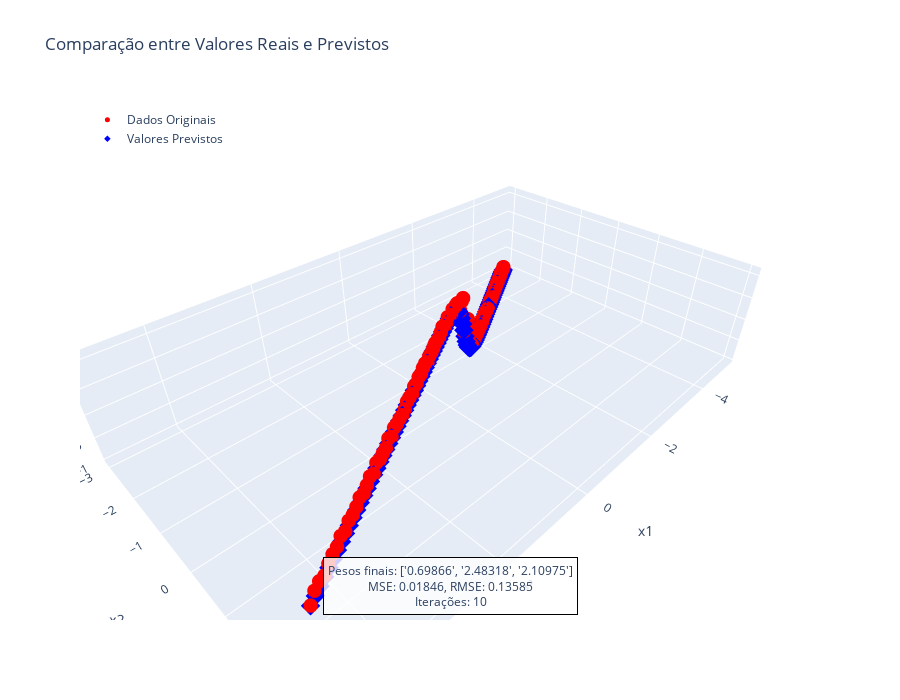

Here is the notebook cell this chart was saved with:
### Markdown cell above
## Resultados

### Code cell
# Criar figura 3D
fig = go.Figure()

# Adicionar pontos originais
fig.add_trace(go.Scatter3d(
    x=x1_data,
    y=x2_data,
    z=y,
    mode='markers',
    marker=dict(
        size=5,
        color='red',
        symbol='circle'
    ),
    name='Dados Originais'
))

# Adicionar pontos previstos
fig.add_trace(go.Scatter3d(
    x=x1_data,
    y=x2_data,
    z=y_hat,
    mode='markers',
    marker=dict(
        size=5,
        color='blue',
        symbol='diamond'
    ),
    name='Valores Previstos'
))

# Adicionar linhas verticais conectando pontos originais e previsões
for i in range(len(x1_data)):
    fig.add_trace(go.Scatter3d(
        x=[x1_data[i], x1_data[i]],
        y=[x2_data[i], x2_data[i]],
        z=[y[i], y_hat[i]],
        mode='lines',
        line=dict(color='green', width=2),
        showlegend=False
    ))

# Configurar layout
fig.update_layout(
    title='Comparação entre Valores Reais e Previstos',
    scene=dict(
        xaxis_title='x1',
        yaxis_title='x2',
        zaxis_title='y',
        aspectmode='data'
    ),
    width=900,
    height=700,
    legend=dict(
        yanchor="top",
        y=0.99,
        xanchor="left",
        x=0.01,
        bgcolor="rgba(255,255,255,0.8)"
    )
)

pesos_info = (f"Pesos finais: {[f'{w:.5f}' for w in final_weights_denorm]}<br>"
              f"MSE: {mse_final:.5f}, RMSE: {rmse_final:.5f}<br>"
              f"Iterações: {n_iters}")

fig.add_annotation(
    x=0.5, y=0.01,
    xref="paper", yref="paper",
    text=pesos_info,
    showarrow=False,
    font=dict(size=12),
    bgcolor="rgba(255, 255, 255, 0.8)",
    bordercolor="black",
    borderwidth=1,
    borderpad=4
)

fig.show()

### Figure 1 — Plotly figure (JSON) as saved in the notebook; plotly's stock layout.template omitted (floating-point values rounded to 4 significant figures)
{"data": [{"marker": {"color": "red", "size": 5, "symbol": "circle"}, "mode": "markers", "name": "Dados Originais", "type": "scatter3d", "x": [-5.0, -4.899, -4.798, -4.697, -4.596, -4.495, -4.394, -4.293, -4.192, -4.091, -3.99, -3.889, -3.788, -3.687, -3.586, -3.485, -3.384, -3.283, -3.182, -3.081, -2.98, -2.879, -2.778, -2.677, -2.576, -2.475, -2.374, -2.273, -2.172, -2.071, -1.97, -1.869, -1.768, -1.667, -1.566, -1.465, -1.364, -1.263, -1.162, -1.061, -0.9596, -0.8586, -0.7576, -0.6566, -0.5556, -0.4545, -0.3535, -0.2525, -0.1515, -0.05051, 0.05051, 0.1515, 0.2525, 0.3535, 0.4545, 0.5556, 0.6566, 0.7576, 0.8586, 0.9596, 1.061, 1.162, 1.263, 1.364, 1.465, 1.566, 1.667, 1.768, 1.869, 1.97, 2.071, 2.172, 2.273, 2.374, 2.475, 2.576, 2.677, 2.778, 2.879, 2.98, 3.081, 3.182, 3.283, 3.384, 3.485, 3.586, 3.687, 3.788, 3.889, 3.99, 4.091, 4.192, 4.293, 4.394, 4.495, 4.596, 4.697, 4.798, 4.899, 5.0], "y": [-3.0, -2.939, -2.879, -2.818, -2.758, -2.697, -2.636, -2.576, -2.515, -2.455, -2.394, -2.333, -2.273, -2.212, -2.152, -2.091, -2.03, -1.97, -1.909, -1.848, -1.788, -1.727, -1.667, -1.606, -1.545, -1.485, -1.424, -1.364, -1.303, -1.242, -1.182, -1.121, -1.061, -1.0, -0.9394, -0.8788, -0.8182, -0.7576, -0.697, -0.6364, -0.5758, -0.5152, -0.4545, -0.3939, -0.3333, -0.2727, -0.2121, -0.1515, -0.09091, -0.0303, 0.0303, 0.09091, 0.1515, 0.2121, 0.2727, 0.3333, 0.3939, 0.4545, 0.5152, 0.5758, 0.6364, 0.697, 0.7576, 0.8182, 0.8788, 0.9394, 1.0, 1.061, 1.121, 1.182, 1.242, 1.303, 1.364, 1.424, 1.485, 1.545, 1.606, 1.667, 1.727, 1.788, 1.848, 1.909, 1.97, 2.03, 2.091, 2.152, 2.212, 2.273, 2.333, 2.394, 2.455, 2.515, 2.576, 2.636, 2.697, 2.758, 2.818, 2.879, 2.939, 3.0], "z": [-0.9172, -0.9397, -0.9182, -0.9044, -0.935, -0.9372, -0.9353, -0.9938, -0.9062, -0.9101, -0.9305, -0.9689, -0.9656, -0.9924, -0.948, -0.9391, -0.9272, -0.9999, -0.9828, -0.9535, -0.9632, -0.9045, -0.9059, -0.9021, -0.9781, -0.9804, -0.9386, -0.9252, -0.9112, -0.9141, -0.8813, -0.9044, -0.9501, -0.8808, -0.8347, -0.3249, -0.449, 0.0536, 0.03375, 0.09858, -0.01367, 0.8014, 0.7966, 0.6586, 0.8913, 0.9553, 0.9745, 0.9909, 1.033, 0.9821, 1.02, 1.076, 1.021, 1.001, 1.098, 1.06, 1.023, 1.044, 1.073, 1.056, 1.044, 1.06, 1.018, 1.081, 1.082, 1.049, 1.076, 1.04, 1.073, 1.015, 1.051, 1.067, 1.015, 1.006, 1.034, 1.045, 1.076, 1.013, 1.09, 1.022, 1.038, 1.042, 1.097, 1.018, 1.088, 1.055, 1.032, 1.09, 1.054, 1.046, 1.081, 1.036, 1.097, 1.056, 1.077, 1.068, 1.021, 1.083, 1.087, 1.004]}, {"marker": {"color": "blue", "size": 5, "symbol": "diamond"}, "mode": "markers", "name": "Valores Previstos", "type": "scatter3d", "x": [-5.0, -4.899, -4.798, -4.697, -4.596, -4.495, -4.394, -4.293, -4.192, -4.091, -3.99, -3.889, -3.788, -3.687, -3.586, -3.485, -3.384, -3.283, -3.182, -3.081, -2.98, -2.879, -2.778, -2.677, -2.576, -2.475, -2.374, -2.273, -2.172, -2.071, -1.97, -1.869, -1.768, -1.667, -1.566, -1.465, -1.364, -1.263, -1.162, -1.061, -0.9596, -0.8586, -0.7576, -0.6566, -0.5556, -0.4545, -0.3535, -0.2525, -0.1515, -0.05051, 0.05051, 0.1515, 0.2525, 0.3535, 0.4545, 0.5556, 0.6566, 0.7576, 0.8586, 0.9596, 1.061, 1.162, 1.263, 1.364, 1.465, 1.566, 1.667, 1.768, 1.869, 1.97, 2.071, 2.172, 2.273, 2.374, 2.475, 2.576, 2.677, 2.778, 2.879, 2.98, 3.081, 3.182, 3.283, 3.384, 3.485, 3.586, 3.687, 3.788, 3.889, 3.99, 4.091, 4.192, 4.293, 4.394, 4.495, 4.596, 4.697, 4.798, 4.899, 5.0], "y": [-3.0, -2.939, -2.879, -2.818, -2.758, -2.697, -2.636, -2.576, -2.515, -2.455, -2.394, -2.333, -2.273, -2.212, -2.152, -2.091, -2.03, -1.97, -1.909, -1.848, -1.788, -1.727, -1.667, -1.606, -1.545, -1.485, -1.424, -1.364, -1.303, -1.242, -1.182, -1.121, -1.061, -1.0, -0.9394, -0.8788, -0.8182, -0.7576, -0.697, -0.6364, -0.5758, -0.5152, -0.4545, -0.3939, -0.3333, -0.2727, -0.2121, -0.1515, -0.09091, -0.0303, 0.0303, 0.09091, 0.1515, 0.2121, 0.2727, 0.3333, 0.3939, 0.4545, 0.5152, 0.5758, 0.6364, 0.697, 0.7576, 0.8182, 0.8788, 0.9394, 1.0, 1.061, 1.121, 1.182, 1.242, 1.303, 1.364, 1.424, 1.485, 1.545, 1.606, 1.667, 1.727, 1.788, 1.848, 1.909, 1.97, 2.03, 2.091, 2.152, 2.212, 2.273, 2.333, 2.394, 2.455, 2.515, 2.576, 2.636, 2.697, 2.758, 2.818, 2.879, 2.939, 3.0], "z": [-1.0, -1.0, -1.0, -1.0, -1.0, -1.0, -1.0, -1.0, -1.0, -1.0, -1.0, -1.0, -1.0, -1.0, -1.0, -1.0, -0.9999, -0.9999, -0.9999, -0.9998, -0.9997, -0.9995, -0.9993, -0.9989, -0.9983, -0.9973, -0.9958, -0.9935, -0.9899, -0.9844, -0.9758, -0.9626, -0.9424, -0.9118, -0.866, -0.799, -0.7037, -0.5741, -0.4074, -0.2084, 0.009609, 0.2267, 0.4233, 0.5868, 0.7133, 0.8058, 0.8707, 0.9149, 0.9445, 0.964, 0.9767, 0.985, 0.9903, 0.9938, 0.996, 0.9974, 0.9983, 0.9989, 0.9993, 0.9996, 0.9997, 0.9998, 0.9999, 0.9999, 1.0, 1.0, 1.0, 1.0, 1.0, 1.0, 1.0, 1.0, 1.0, 1.0, 1.0, 1.0, 1.0, 1.0, 1.0, 1.0, 1.0, 1.0, 1.0, 1.0, 1.0, 1.0, 1.0, 1.0, 1.0, 1.0, 1.0, 1.0, 1.0, 1.0, 1.0, 1.0, 1.0, 1.0, 1.0, 1.0]}, {"line": {"color": "green", "width": 2}, "mode": "lines", "showlegend": false, "type": "scatter3d", "x": [-5, -5], "y": [-3, -3], "z": [-0.9172, -1.0]}, {"line": {"color": "green", "width": 2}, "mode": "lines", "showlegend": false, "type": "scatter3d", "x": [-4.899, -4.899], "y": [-2.939, -2.939], "z": [-0.9397, -1.0]}, {"line": {"color": "green", "width": 2}, "mode": "lines", "showlegend": false, "type": "scatter3d", "x": [-4.798, -4.798], "y": [-2.879, -2.879], "z": [-0.9182, -1.0]}, {"line": {"color": "green", "width": 2}, "mode": "lines", "showlegend": false, "type": "scatter3d", "x": [-4.697, -4.697], "y": [-2.818, -2.818], "z": [-0.9044, -1.0]}, {"line": {"color": "green", "width": 2}, "mode": "lines", "showlegend": false, "type": "scatter3d", "x": [-4.596, -4.596], "y": [-2.758, -2.758], "z": [-0.935, -1.0]}, {"line": {"color": "green", "width": 2}, "mode": "lines", "showlegend": false, "type": "scatter3d", "x": [-4.495, -4.495], "y": [-2.697, -2.697], "z": [-0.9372, -1.0]}, {"line": {"color": "green", "width": 2}, "mode": "lines", "showlegend": false, "type": "scatter3d", "x": [-4.394, -4.394], "y": [-2.636, -2.636], "z": [-0.9353, -1.0]}, {"line": {"color": "green", "width": 2}, "mode": "lines", "showlegend": false, "type": "scatter3d", "x": [-4.293, -4.293], "y": [-2.576, -2.576], "z": [-0.9938, -1.0]}, {"line": {"color": "green", "width": 2}, "mode": "lines", "showlegend": false, "type": "scatter3d", "x": [-4.192, -4.192], "y": [-2.515, -2.515], "z": [-0.9062, -1.0]}, {"line": {"color": "green", "width": 2}, "mode": "lines", "showlegend": false, "type": "scatter3d", "x": [-4.091, -4.091], "y": [-2.455, -2.455], "z": [-0.9101, -1.0]}, {"line": {"color": "green", "width": 2}, "mode": "lines", "showlegend": false, "type": "scatter3d", "x": [-3.99, -3.99], "y": [-2.394, -2.394], "z": [-0.9305, -1.0]}, {"line": {"color": "green", "width": 2}, "mode": "lines", "showlegend": false, "type": "scatter3d", "x": [-3.889, -3.889], "y": [-2.333, -2.333], "z": [-0.9689, -1.0]}, {"line": {"color": "green", "width": 2}, "mode": "lines", "showlegend": false, "type": "scatter3d", "x": [-3.788, -3.788], "y": [-2.273, -2.273], "z": [-0.9656, -1.0]}, {"line": {"color": "green", "width": 2}, "mode": "lines", "showlegend": false, "type": "scatter3d", "x": [-3.687, -3.687], "y": [-2.212, -2.212], "z": [-0.9924, -1.0]}, {"line": {"color": "green", "width": 2}, "mode": "lines", "showlegend": false, "type": "scatter3d", "x": [-3.586, -3.586], "y": [-2.152, -2.152], "z": [-0.948, -1.0]}, {"line": {"color": "green", "width": 2}, "mode": "lines", "showlegend": false, "type": "scatter3d", "x": [-3.485, -3.485], "y": [-2.091, -2.091], "z": [-0.9391, -1.0]}, {"line": {"color": "green", "width": 2}, "mode": "lines", "showlegend": false, "type": "scatter3d", "x": [-3.384, -3.384], "y": [-2.03, -2.03], "z": [-0.9272, -0.9999]}, {"line": {"color": "green", "width": 2}, "mode": "lines", "showlegend": false, "type": "scatter3d", "x": [-3.283, -3.283], "y": [-1.97, -1.97], "z": [-0.9999, -0.9999]}, {"line": {"color": "green", "width": 2}, "mode": "lines", "showlegend": false, "type": "scatter3d", "x": [-3.182, -3.182], "y": [-1.909, -1.909], "z": [-0.9828, -0.9999]}, {"line": {"color": "green", "width": 2}, "mode": "lines", "showlegend": false, "type": "scatter3d", "x": [-3.081, -3.081], "y": [-1.848, -1.848], "z": [-0.9535, -0.9998]}, {"line": {"color": "green", "width": 2}, "mode": "lines", "showlegend": false, "type": "scatter3d", "x": [-2.98, -2.98], "y": [-1.788, -1.788], "z": [-0.9632, -0.9997]}, {"line": {"color": "green", "width": 2}, "mode": "lines", "showlegend": false, "type": "scatter3d", "x": [-2.879, -2.879], "y": [-1.727, -1.727], "z": [-0.9045, -0.9995]}, {"line": {"color": "green", "width": 2}, "mode": "lines", "showlegend": false, "type": "scatter3d", "x": [-2.778, -2.778], "y": [-1.667, -1.667], "z": [-0.9059, -0.9993]}, {"line": {"color": "green", "width": 2}, "mode": "lines", "showlegend": false, "type": "scatter3d", "x": [-2.677, -2.677], "y": [-1.606, -1.606], "z": [-0.9021, -0.9989]}, {"line": {"color": "green", "width": 2}, "mode": "lines", "showlegend": false, "type": "scatter3d", "x": [-2.576, -2.576], "y": [-1.545, -1.545], "z": [-0.9781, -0.9983]}, {"line": {"color": "green", "width": 2}, "mode": "lines", "showlegend": false, "type": "scatter3d", "x": [-2.475, -2.475], "y": [-1.485, -1.485], "z": [-0.9804, -0.9973]}, {"line": {"color": "green", "width": 2}, "mode": "lines", "showlegend": false, "type": "scatter3d", "x": [-2.374, -2.374], "y": [-1.424, -1.424], "z": [-0.9386, -0.9958]}, {"line": {"color": "green", "width": 2}, "mode": "lines", "showlegend": false, "type": "scatter3d", "x": [-2.273, -2.273], "y": [-1.364, -1.364], "z": [-0.9252, -0.9935]}, {"line": {"color": "green", "width": 2}, "mode": "lines", "showlegend": false, "type": "scatter3d", "x": [-2.172, -2.172], "y": [-1.303, -1.303], "z": [-0.9112, -0.9899]}, {"line": {"color": "green", "width": 2}, "mode": "lines", "showlegend": false, "type": "scatter3d", "x": [-2.071, -2.071], "y": [-1.242, -1.242], "z": [-0.9141, -0.9844]}, {"line": {"color": "green", "width": 2}, "mode": "lines", "showlegend": false, "type": "scatter3d", "x": [-1.97, -1.97], "y": [-1.182, -1.182], "z": [-0.8813, -0.9758]}, {"line": {"color": "green", "width": 2}, "mode": "lines", "showlegend": false, "type": "scatter3d", "x": [-1.869, -1.869], "y": [-1.121, -1.121], "z": [-0.9044, -0.9626]}, {"line": {"color": "green", "width": 2}, "mode": "lines", "showlegend": false, "type": "scatter3d", "x": [-1.768, -1.768], "y": [-1.061, -1.061], "z": [-0.9501, -0.9424]}, {"line": {"color": "green", "width": 2}, "mode": "lines", "showlegend": false, "type": "scatter3d", "x": [-1.667, -1.667], "y": [-1, -1], "z": [-0.8808, -0.9118]}, {"line": {"color": "green", "width": 2}, "mode": "lines", "showlegend": false, "type": "scatter3d", "x": [-1.566, -1.566], "y": [-0.9394, -0.9394], "z": [-0.8347, -0.866]}, {"line": {"color": "green", "width": 2}, "mode": "lines", "showlegend": false, "type": "scatter3d", "x": [-1.465, -1.465], "y": [-0.8788, -0.8788], "z": [-0.3249, -0.799]}, {"line": {"color": "green", "width": 2}, "mode": "lines", "showlegend": false, "type": "scatter3d", "x": [-1.364, -1.364], "y": [-0.8182, -0.8182], "z": [-0.449, -0.7037]}, {"line": {"color": "green", "width": 2}, "mode": "lines", "showlegend": false, "type": "scatter3d", "x": [-1.263, -1.263], "y": [-0.7576, -0.7576], "z": [0.0536, -0.5741]}, {"line": {"color": "green", "width": 2}, "mode": "lines", "showlegend": false, "type": "scatter3d", "x": [-1.162, -1.162], "y": [-0.697, -0.697], "z": [0.03375, -0.4074]}, {"line": {"color": "green", "width": 2}, "mode": "lines", "showlegend": false, "type": "scatter3d", "x": [-1.061, -1.061], "y": [-0.6364, -0.6364], "z": [0.09858, -0.2084]}, {"line": {"color": "green", "width": 2}, "mode": "lines", "showlegend": false, "type": "scatter3d", "x": [-0.9596, -0.9596], "y": [-0.5758, -0.5758], "z": [-0.01367, 0.009609]}, {"line": {"color": "green", "width": 2}, "mode": "lines", "showlegend": false, "type": "scatter3d", "x": [-0.8586, -0.8586], "y": [-0.5152, -0.5152], "z": [0.8014, 0.2267]}, {"line": {"color": "green", "width": 2}, "mode": "lines", "showlegend": false, "type": "scatter3d", "x": [-0.7576, -0.7576], "y": [-0.4545, -0.4545], "z": [0.7966, 0.4233]}, {"line": {"color": "green", "width": 2}, "mode": "lines", "showlegend": false, "type": "scatter3d", "x": [-0.6566, -0.6566], "y": [-0.3939, -0.3939], "z": [0.6586, 0.5868]}, {"line": {"color": "green", "width": 2}, "mode": "lines", "showlegend": false, "type": "scatter3d", "x": [-0.5556, -0.5556], "y": [-0.3333, -0.3333], "z": [0.8913, 0.7133]}, {"line": {"color": "green", "width": 2}, "mode": "lines", "showlegend": false, "type": "scatter3d", "x": [-0.4545, -0.4545], "y": [-0.2727, -0.2727], "z": [0.9553, 0.8058]}, {"line": {"color": "green", "width": 2}, "mode": "lines", "showlegend": false, "type": "scatter3d", "x": [-0.3535, -0.3535], "y": [-0.2121, -0.2121], "z": [0.9745, 0.8707]}, {"line": {"color": "green", "width": 2}, "mode": "lines", "showlegend": false, "type": "scatter3d", "x": [-0.2525, -0.2525], "y": [-0.1515, -0.1515], "z": [0.9909, 0.9149]}, {"line": {"color": "green", "width": 2}, "mode": "lines", "showlegend": false, "type": "scatter3d", "x": [-0.1515, -0.1515], "y": [-0.09091, -0.09091], "z": [1.033, 0.9445]}, {"line": {"color": "green", "width": 2}, "mode": "lines", "showlegend": false, "type": "scatter3d", "x": [-0.05051, -0.05051], "y": [-0.0303, -0.0303], "z": [0.9821, 0.964]}, {"line": {"color": "green", "width": 2}, "mode": "lines", "showlegend": false, "type": "scatter3d", "x": [0.05051, 0.05051], "y": [0.0303, 0.0303], "z": [1.02, 0.9767]}, {"line": {"color": "green", "width": 2}, "mode": "lines", "showlegend": false, "type": "scatter3d", "x": [0.1515, 0.1515], "y": [0.09091, 0.09091], "z": [1.076, 0.985]}, {"line": {"color": "green", "width": 2}, "mode": "lines", "showlegend": false, "type": "scatter3d", "x": [0.2525, 0.2525], "y": [0.1515, 0.1515], "z": [1.021, 0.9903]}, {"line": {"color": "green", "width": 2}, "mode": "lines", "showlegend": false, "type": "scatter3d", "x": [0.3535, 0.3535], "y": [0.2121, 0.2121], "z": [1.001, 0.9938]}, {"line": {"color": "green", "width": 2}, "mode": "lines", "showlegend": false, "type": "scatter3d", "x": [0.4545, 0.4545], "y": [0.2727, 0.2727], "z": [1.098, 0.996]}, {"line": {"color": "green", "width": 2}, "mode": "lines", "showlegend": false, "type": "scatter3d", "x": [0.5556, 0.5556], "y": [0.3333, 0.3333], "z": [1.06, 0.9974]}, {"line": {"color": "green", "width": 2}, "mode": "lines", "showlegend": false, "type": "scatter3d", "x": [0.6566, 0.6566], "y": [0.3939, 0.3939], "z": [1.023, 0.9983]}, {"line": {"color": "green", "width": 2}, "mode": "lines", "showlegend": false, "type": "scatter3d", "x": [0.7576, 0.7576], "y": [0.4545, 0.4545], "z": [1.044, 0.9989]}, {"line": {"color": "green", "width": 2}, "mode": "lines", "showlegend": false, "type": "scatter3d", "x": [0.8586, 0.8586], "y": [0.5152, 0.5152], "z": [1.073, 0.9993]}, {"line": {"color": "green", "width": 2}, "mode": "lines", "showlegend": false, "type": "scatter3d", "x": [0.9596, 0.9596], "y": [0.5758, 0.5758], "z": [1.056, 0.9996]}, {"line": {"color": "green", "width": 2}, "mode": "lines", "showlegend": false, "type": "scatter3d", "x": [1.061, 1.061], "y": [0.6364, 0.6364], "z": [1.044, 0.9997]}, {"line": {"color": "green", "width": 2}, "mode": "lines", "showlegend": false, "type": "scatter3d", "x": [1.162, 1.162], "y": [0.697, 0.697], "z": [1.06, 0.9998]}, {"line": {"color": "green", "width": 2}, "mode": "lines", "showlegend": false, "type": "scatter3d", "x": [1.263, 1.263], "y": [0.7576, 0.7576], "z": [1.018, 0.9999]}, {"line": {"color": "green", "width": 2}, "mode": "lines", "showlegend": false, "type": "scatter3d", "x": [1.364, 1.364], "y": [0.8182, 0.8182], "z": [1.081, 0.9999]}, {"line": {"color": "green", "width": 2}, "mode": "lines", "showlegend": false, "type": "scatter3d", "x": [1.465, 1.465], "y": [0.8788, 0.8788], "z": [1.082, 1.0]}, {"line": {"color": "green", "width": 2}, "mode": "lines", "showlegend": false, "type": "scatter3d", "x": [1.566, 1.566], "y": [0.9394, 0.9394], "z": [1.049, 1.0]}, {"line": {"color": "green", "width": 2}, "mode": "lines", "showlegend": false, "type": "scatter3d", "x": [1.667, 1.667], "y": [1, 1], "z": [1.076, 1.0]}, {"line": {"color": "green", "width": 2}, "mode": "lines", "showlegend": false, "type": "scatter3d", "x": [1.768, 1.768], "y": [1.061, 1.061], "z": [1.04, 1.0]}, {"line": {"color": "green", "width": 2}, "mode": "lines", "showlegend": false, "type": "scatter3d", "x": [1.869, 1.869], "y": [1.121, 1.121], "z": [1.073, 1.0]}, {"line": {"color": "green", "width": 2}, "mode": "lines", "showlegend": false, "type": "scatter3d", "x": [1.97, 1.97], "y": [1.182, 1.182], "z": [1.015, 1.0]}, {"line": {"color": "green", "width": 2}, "mode": "lines", "showlegend": false, "type": "scatter3d", "x": [2.071, 2.071], "y": [1.242, 1.242], "z": [1.051, 1.0]}, {"line": {"color": "green", "width": 2}, "mode": "lines", "showlegend": false, "type": "scatter3d", "x": [2.172, 2.172], "y": [1.303, 1.303], "z": [1.067, 1.0]}, {"line": {"color": "green", "width": 2}, "mode": "lines", "showlegend": false, "type": "scatter3d", "x": [2.273, 2.273], "y": [1.364, 1.364], "z": [1.015, 1.0]}, {"line": {"color": "green", "width": 2}, "mode": "lines", "showlegend": false, "type": "scatter3d", "x": [2.374, 2.374], "y": [1.424, 1.424], "z": [1.006, 1.0]}, {"line": {"color": "green", "width": 2}, "mode": "lines", "showlegend": false, "type": "scatter3d", "x": [2.475, 2.475], "y": [1.485, 1.485], "z": [1.034, 1.0]}, {"line": {"color": "green", "width": 2}, "mode": "lines", "showlegend": false, "type": "scatter3d", "x": [2.576, 2.576], "y": [1.545, 1.545], "z": [1.045, 1.0]}, {"line": {"color": "green", "width": 2}, "mode": "lines", "showlegend": false, "type": "scatter3d", "x": [2.677, 2.677], "y": [1.606, 1.606], "z": [1.076, 1.0]}, {"line": {"color": "green", "width": 2}, "mode": "lines", "showlegend": false, "type": "scatter3d", "x": [2.778, 2.778], "y": [1.667, 1.667], "z": [1.013, 1.0]}, {"line": {"color": "green", "width": 2}, "mode": "lines", "showlegend": false, "type": "scatter3d", "x": [2.879, 2.879], "y": [1.727, 1.727], "z": [1.09, 1.0]}, {"line": {"color": "green", "width": 2}, "mode": "lines", "showlegend": false, "type": "scatter3d", "x": [2.98, 2.98], "y": [1.788, 1.788], "z": [1.022, 1.0]}, {"line": {"color": "green", "width": 2}, "mode": "lines", "showlegend": false, "type": "scatter3d", "x": [3.081, 3.081], "y": [1.848, 1.848], "z": [1.038, 1.0]}, {"line": {"color": "green", "width": 2}, "mode": "lines", "showlegend": false, "type": "scatter3d", "x": [3.182, 3.182], "y": [1.909, 1.909], "z": [1.042, 1.0]}, {"line": {"color": "green", "width": 2}, "mode": "lines", "showlegend": false, "type": "scatter3d", "x": [3.283, 3.283], "y": [1.97, 1.97], "z": [1.097, 1.0]}, {"line": {"color": "green", "width": 2}, "mode": "lines", "showlegend": false, "type": "scatter3d", "x": [3.384, 3.384], "y": [2.03, 2.03], "z": [1.018, 1.0]}, {"line": {"color": "green", "width": 2}, "mode": "lines", "showlegend": false, "type": "scatter3d", "x": [3.485, 3.485], "y": [2.091, 2.091], "z": [1.088, 1.0]}, {"line": {"color": "green", "width": 2}, "mode": "lines", "showlegend": false, "type": "scatter3d", "x": [3.586, 3.586], "y": [2.152, 2.152], "z": [1.055, 1.0]}, {"line": {"color": "green", "width": 2}, "mode": "lines", "showlegend": false, "type": "scatter3d", "x": [3.687, 3.687], "y": [2.212, 2.212], "z": [1.032, 1.0]}, {"line": {"color": "green", "width": 2}, "mode": "lines", "showlegend": false, "type": "scatter3d", "x": [3.788, 3.788], "y": [2.273, 2.273], "z": [1.09, 1.0]}, {"line": {"color": "green", "width": 2}, "mode": "lines", "showlegend": false, "type": "scatter3d", "x": [3.889, 3.889], "y": [2.333, 2.333], "z": [1.054, 1.0]}, {"line": {"color": "green", "width": 2}, "mode": "lines", "showlegend": false, "type": "scatter3d", "x": [3.99, 3.99], "y": [2.394, 2.394], "z": [1.046, 1.0]}, {"line": {"color": "green", "width": 2}, "mode": "lines", "showlegend": false, "type": "scatter3d", "x": [4.091, 4.091], "y": [2.455, 2.455], "z": [1.081, 1.0]}, {"line": {"color": "green", "width": 2}, "mode": "lines", "showlegend": false, "type": "scatter3d", "x": [4.192, 4.192], "y": [2.515, 2.515], "z": [1.036, 1.0]}, {"line": {"color": "green", "width": 2}, "mode": "lines", "showlegend": false, "type": "scatter3d", "x": [4.293, 4.293], "y": [2.576, 2.576], "z": [1.097, 1.0]}, {"line": {"color": "green", "width": 2}, "mode": "lines", "showlegend": false, "type": "scatter3d", "x": [4.394, 4.394], "y": [2.636, 2.636], "z": [1.056, 1.0]}, {"line": {"color": "green", "width": 2}, "mode": "lines", "showlegend": false, "type": "scatter3d", "x": [4.495, 4.495], "y": [2.697, 2.697], "z": [1.077, 1.0]}, {"line": {"color": "green", "width": 2}, "mode": "lines", "showlegend": false, "type": "scatter3d", "x": [4.596, 4.596], "y": [2.758, 2.758], "z": [1.068, 1.0]}, {"line": {"color": "green", "width": 2}, "mode": "lines", "showlegend": false, "type": "scatter3d", "x": [4.697, 4.697], "y": [2.818, 2.818], "z": [1.021, 1.0]}, {"line": {"color": "green", "width": 2}, "mode": "lines", "showlegend": false, "type": "scatter3d", "x": [4.798, 4.798], "y": [2.879, 2.879], "z": [1.083, 1.0]}, {"line": {"color": "green", "width": 2}, "mode": "lines", "showlegend": false, "type": "scatter3d", "x": [4.899, 4.899], "y": [2.939, 2.939], "z": [1.087, 1.0]}, {"line": {"color": "green", "width": 2}, "mode": "lines", "showlegend": false, "type": "scatter3d", "x": [5, 5], "y": [3, 3], "z": [1.004, 1.0]}], "layout": {"annotations": [{"bgcolor": "rgba(255, 255, 255, 0.8)", "bordercolor": "black", "borderpad": 4, "borderwidth": 1, "font": {"size": 12}, "showarrow": false, "text": "Pesos finais: ['0.69866', '2.48318', '2.10975']<br>MSE: 0.01846, RMSE: 0.13585<br>Iterações: 10", "x": 0.5, "xref": "paper", "y": 0.01, "yref": "paper"}], "height": 700, "legend": {"bgcolor": "rgba(255,255,255,0.8)", "x": 0.01, "xanchor": "left", "y": 0.99, "yanchor": "top"}, "scene": {"aspectmode": "data", "xaxis": {"title": {"text": "x1"}}, "yaxis": {"title": {"text": "x2"}}, "zaxis": {"title": {"text": "y"}}}, "title": {"text": "Comparação entre Valores Reais e Previstos"}, "width": 900}}
